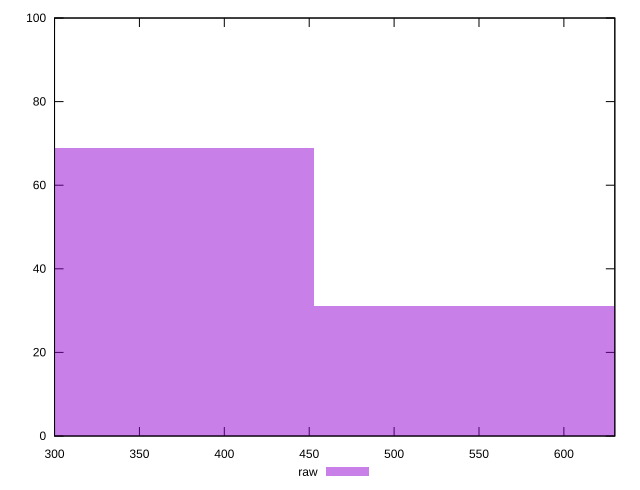

Recreate this plot in gnuplot.
reset

$raw <<EOF
543.6739110771739 31
362.44927405144927 69
EOF

set key outside below
set boxwidth 181.22463702572463
set xrange [300:630]
set yrange [0:100]
set trange [0:100]
set style fill transparent solid 0.5 noborder
set terminal svg size 640, 490 enhanced background rgb 'white'
set output "report_00017_2021-02-10T15-08-03.406Z/uses-webp-images/samples/pages+cached/raw/histogram.svg"

plot $raw title "raw" with boxes

reset
